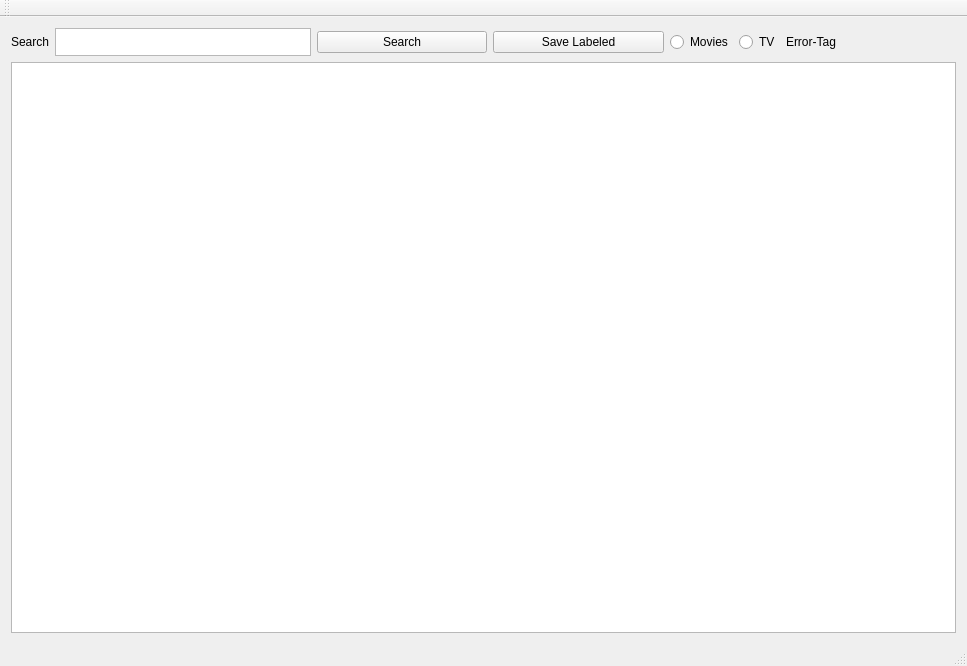
<?xml version="1.0" encoding="UTF-8"?>
<ui version="4.0">
 <class>MainWindow</class>
 <widget class="QMainWindow" name="MainWindow">
  <property name="geometry">
   <rect>
    <x>0</x>
    <y>0</y>
    <width>967</width>
    <height>666</height>
   </rect>
  </property>
  <property name="windowTitle">
   <string>MainWindow</string>
  </property>
  <widget class="QWidget" name="centralWidget">
   <layout class="QVBoxLayout" name="verticalLayout_2">
    <item>
     <layout class="QHBoxLayout" name="horizontalLayout">
      <item>
       <widget class="QLabel" name="label">
        <property name="sizePolicy">
         <sizepolicy hsizetype="Fixed" vsizetype="Preferred">
          <horstretch>0</horstretch>
          <verstretch>0</verstretch>
         </sizepolicy>
        </property>
        <property name="text">
         <string>Search</string>
        </property>
       </widget>
      </item>
      <item>
       <widget class="QTextEdit" name="textEdit">
        <property name="sizePolicy">
         <sizepolicy hsizetype="Fixed" vsizetype="Fixed">
          <horstretch>0</horstretch>
          <verstretch>0</verstretch>
         </sizepolicy>
        </property>
        <property name="maximumSize">
         <size>
          <width>300</width>
          <height>28</height>
         </size>
        </property>
        <property name="placeholderText">
         <string/>
        </property>
       </widget>
      </item>
      <item>
       <widget class="QPushButton" name="searchButton">
        <property name="text">
         <string>Search</string>
        </property>
       </widget>
      </item>
      <item>
       <widget class="QPushButton" name="saveButton">
        <property name="text">
         <string>Save Labeled</string>
        </property>
       </widget>
      </item>
      <item>
       <widget class="QRadioButton" name="moviesButton">
        <property name="sizePolicy">
         <sizepolicy hsizetype="Fixed" vsizetype="Fixed">
          <horstretch>0</horstretch>
          <verstretch>0</verstretch>
         </sizepolicy>
        </property>
        <property name="text">
         <string>Movies</string>
        </property>
       </widget>
      </item>
      <item>
       <widget class="QRadioButton" name="tvButton">
        <property name="sizePolicy">
         <sizepolicy hsizetype="Fixed" vsizetype="Fixed">
          <horstretch>0</horstretch>
          <verstretch>0</verstretch>
         </sizepolicy>
        </property>
        <property name="text">
         <string>TV</string>
        </property>
       </widget>
      </item>
      <item>
       <widget class="QLabel" name="errorLabel">
        <property name="text">
         <string>Error-Tag</string>
        </property>
       </widget>
      </item>
     </layout>
    </item>
    <item>
     <widget class="QTableWidget" name="tableWidget">
      <property name="maximumSize">
       <size>
        <width>16777215</width>
        <height>16777215</height>
       </size>
      </property>
     </widget>
    </item>
   </layout>
  </widget>
  <widget class="QMenuBar" name="menuBar">
   <property name="geometry">
    <rect>
     <x>0</x>
     <y>0</y>
     <width>967</width>
     <height>26</height>
    </rect>
   </property>
  </widget>
  <widget class="QToolBar" name="mainToolBar">
   <attribute name="toolBarArea">
    <enum>TopToolBarArea</enum>
   </attribute>
   <attribute name="toolBarBreak">
    <bool>false</bool>
   </attribute>
  </widget>
  <widget class="QStatusBar" name="statusBar"/>
 </widget>
 <layoutdefault spacing="6" margin="11"/>
 <resources/>
 <connections/>
</ui>
